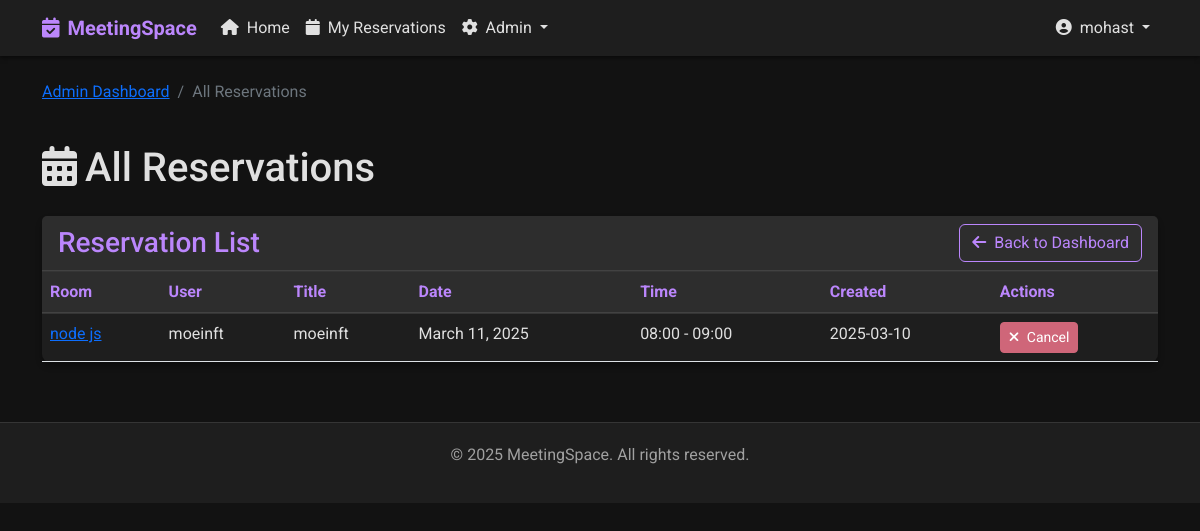
/admin-reservations/ (signed in), run on an earlier commit of the app's database.
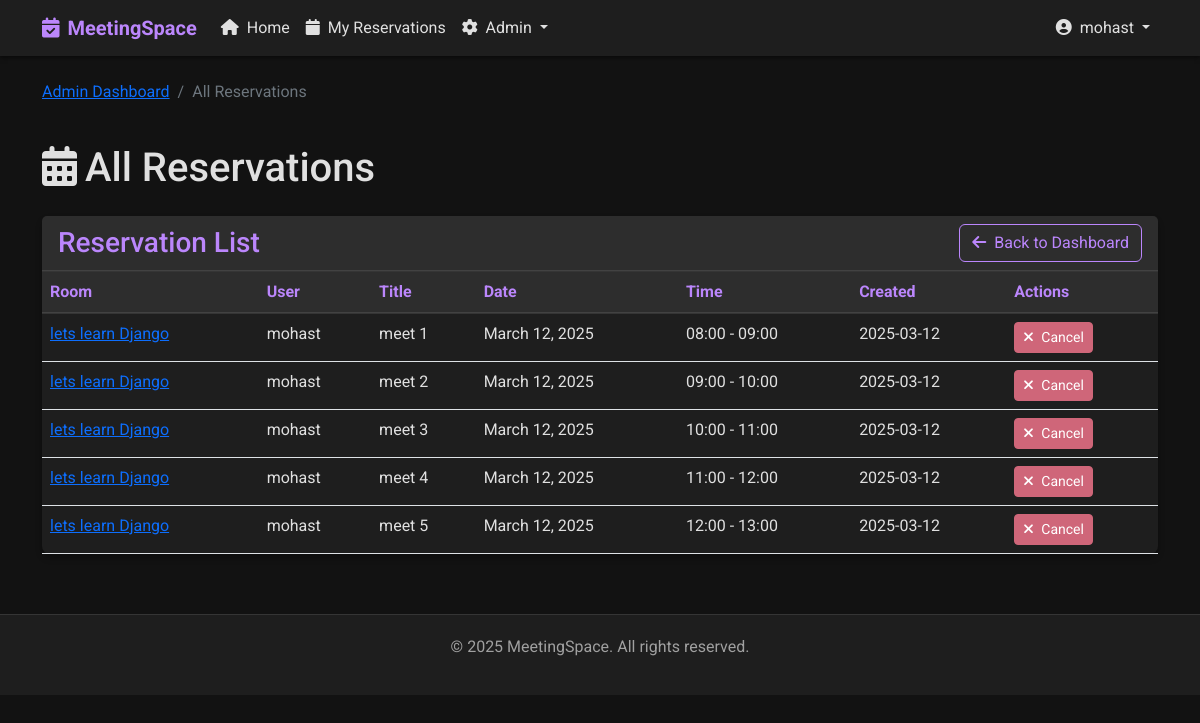
And on a later commit of the database.
### base/models.py (models this page shows, shortened)
class Reservation(models.Model):
    room = models.ForeignKey(Room, on_delete=models.CASCADE)
    user = models.ForeignKey(User, on_delete=models.CASCADE)
    title = models.CharField(max_length=200)
    description = models.TextField(null=True, blank=True)
    date = models.DateField()
    start_time = models.TimeField()
    end_time = models.TimeField()
    participants_emails = models.TextField(null=True, blank=True,
                                          help_text="Enter email addresses separated by commas")
    reminder_sent = models.BooleanField(default=False)
    created = models.DateTimeField(auto_now_add=True)
    updated = models.DateTimeField(auto_now=True)
    class Meta:
        ordering = ['date', 'start_time']
        constraints = [
            models.UniqueConstraint(
                fields=['room', 'date', 'start_time'],
                name='unique_reservation'
            )
        ]

class Room(models.Model):
    name = models.CharField(max_length=100)
    capacity = models.IntegerField(default=10)
    has_projector = models.BooleanField(default=False)
    has_whiteboard = models.BooleanField(default=False)
    has_video_conference = models.BooleanField(default=False)
    description = models.TextField(null=True, blank=True)
    created = models.DateTimeField(auto_now_add=True)
    updated = models.DateTimeField(auto_now=True)
    class Meta:
        ordering = ['name']

### base/views.py (the view)
# urls.py: path('admin-reservations/', views.admin_reservations, name="admin-reservations"),
@login_required
@staff_member_required
def admin_reservations(request):
    reservations_list = Reservation.objects.all().order_by('-date', 'start_time')
    paginator = Paginator(reservations_list, 10)  # Show 10 reservations per page
    page = request.GET.get('page')
    try:
        reservations = paginator.page(page)
    except PageNotAnInteger:
        reservations = paginator.page(1)
    except EmptyPage:
        reservations = paginator.page(paginator.num_pages)
    context = {
        'reservations': reservations,
    }
    return render(request, 'base/admin_reservations.html', context)

### templates/base/admin_reservations.html (shortened to what this page needs)
{% extends 'main.html' %}
{% load static %}
{% block content %}
<div class="row mb-4">
    <div class="col-12">
        <nav aria-label="breadcrumb">
            <ol class="breadcrumb">
                <li class="breadcrumb-item"><a href="{% url 'admin-dashboard' %}">Admin Dashboard</a></li>
                <li class="breadcrumb-item active">All Reservations</li>
            </ol>
        </nav>
    </div>
</div>
<div class="row mb-4">
    <div class="col-12 d-flex justify-content-between align-items-center">
        <h1 class="mb-0"><i class="fas fa-calendar-alt me-2"></i>All Reservations</h1>
    </div>
</div>
<div class="row mb-4">
    <div class="col-12">
        <div class="card">
            <div class="card-header d-flex justify-content-between align-items-center">
                <h3 class="mb-0">Reservation List</h3>
                <div>
                    <a href="{% url 'admin-dashboard' %}" class="btn btn-outline-primary">
                        <i class="fas fa-arrow-left me-1"></i> Back to Dashboard
                    </a>
                </div>
            </div>
            <div class="card-body p-0">
                {% if reservations %}
                <div class="table-responsive">
                    <table class="table mb-0">
                        <thead>
                            <tr>
                                <th>Room</th>
                                <th>User</th>
                                <th>Title</th>
                                <th>Date</th>
                                <th>Time</th>
                                <th>Created</th>
                                <th>Actions</th>
                            </tr>
                        </thead>
                        <tbody>
                            {% for reservation in reservations %}
                            <tr>
                                <td>
                                    <a href="{% url 'room-detail' reservation.room.id %}">
                                        {{ reservation.room.name }}
                                    </a>
                                </td>
                                <td>{{ reservation.user.username }}</td>
                                <td>{{ reservation.title }}</td>
                                <td>{{ reservation.date }}</td>
                                <td>{{ reservation.start_time|time:"H:i" }} - {{ reservation.end_time|time:"H:i" }}</td>
                                <td>{{ reservation.created|date:"Y-m-d" }}</td>
                                <td>
                                    <a href="{% url 'cancel-reservation' reservation.id %}" class="btn btn-sm btn-danger">
                                        <i class="fas fa-times me-1"></i> Cancel
                                    </a>
                                </td>
                            </tr>
                            {% endfor %}
                        </tbody>
                    </table>
                </div>
                {% else %}
                <div class="card-body">
                    <p class="text-center">No reservations found.</p>
                </div>
                {% endif %}
            </div>
        </div>
    </div>
</div>
{% endblock %}

What changed in the data, as far as the page shows it:
removed Reservation: room.name "node js", user.username "moeinft", title "moeinft", date "March 11, 2025", start_time "08:00", end_time "09:00", created "2025-03-10"
added Reservation: room.name "lets learn Django", user.username "mohast", title "meet 1", date "March 12, 2025", start_time "08:00", end_time "09:00", created "2025-03-12"
added Reservation: room.name "lets learn Django", user.username "mohast", title "meet 2", date "March 12, 2025", start_time "09:00", end_time "10:00", created "2025-03-12"
added Reservation: room.name "lets learn Django", user.username "mohast", title "meet 3", date "March 12, 2025", start_time "10:00", end_time "11:00", created "2025-03-12"
added Reservation: room.name "lets learn Django", user.username "mohast", title "meet 4", date "March 12, 2025", start_time "11:00", end_time "12:00", created "2025-03-12"
added Reservation: room.name "lets learn Django", user.username "mohast", title "meet 5", date "March 12, 2025", start_time "12:00", end_time "13:00", created "2025-03-12"
